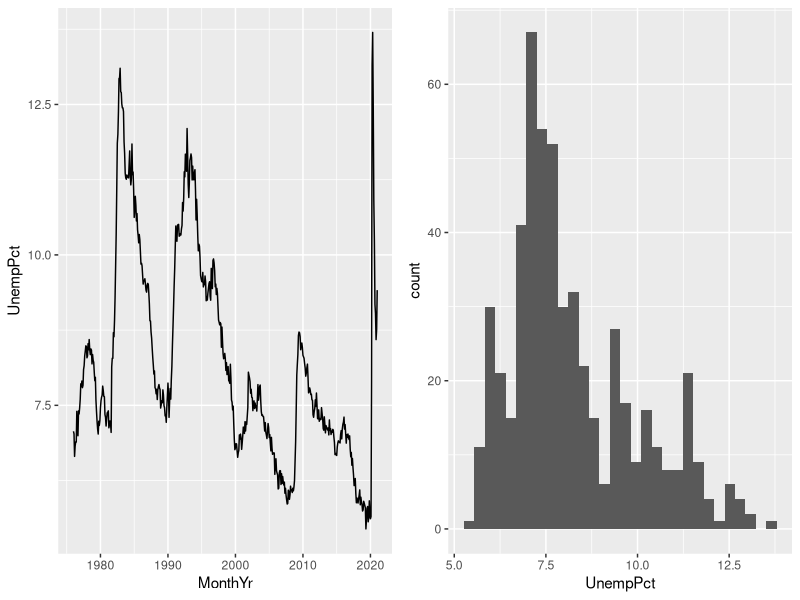
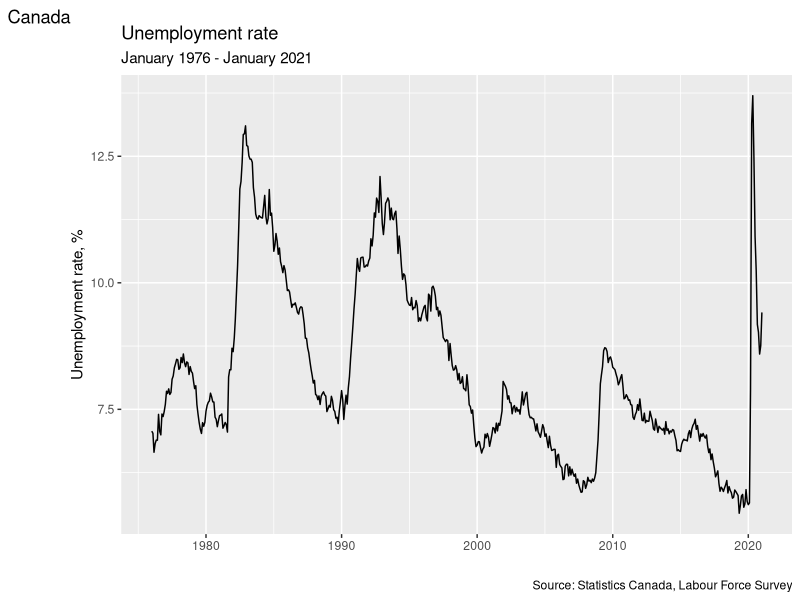
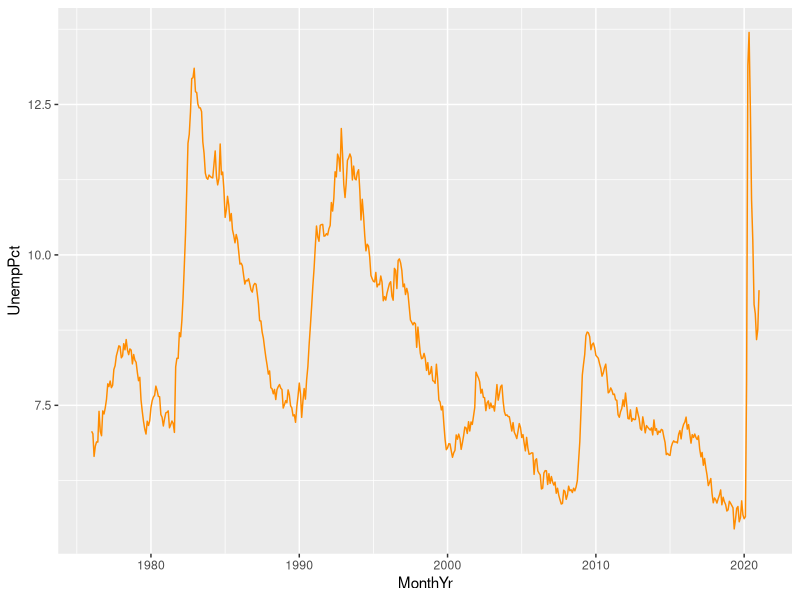
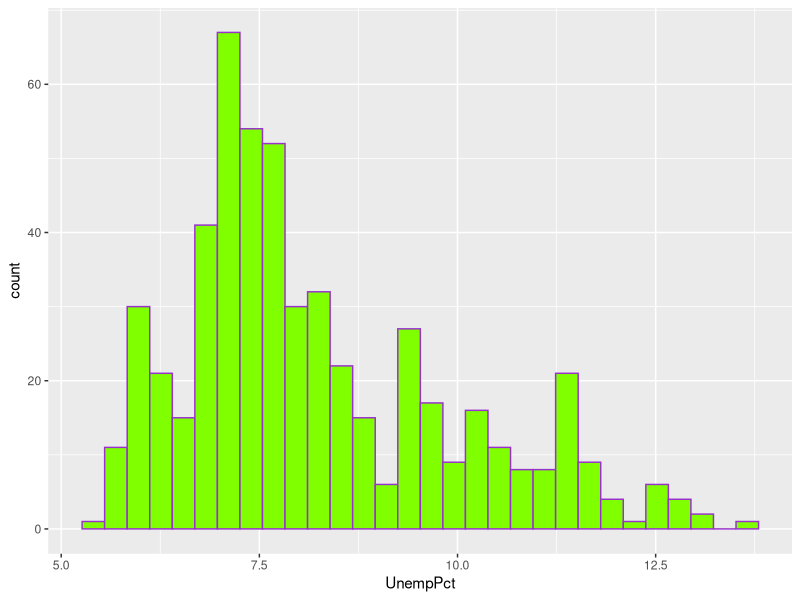
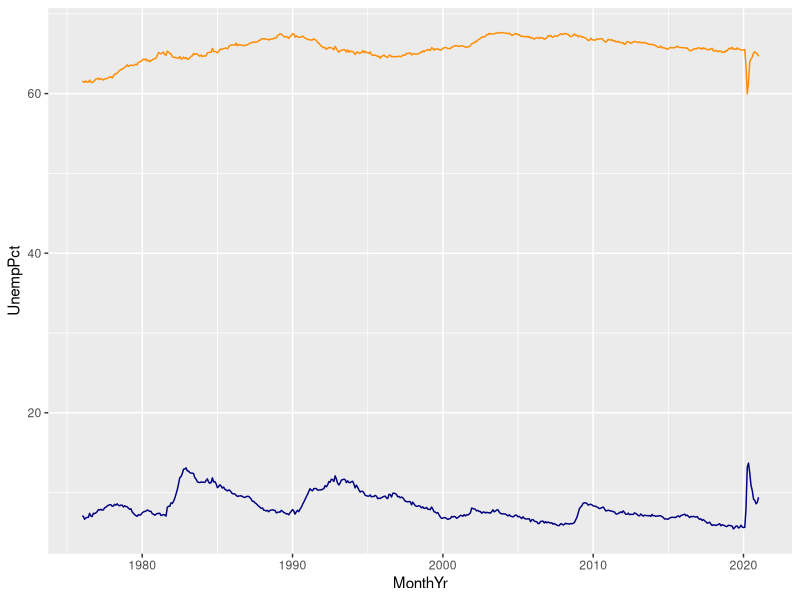
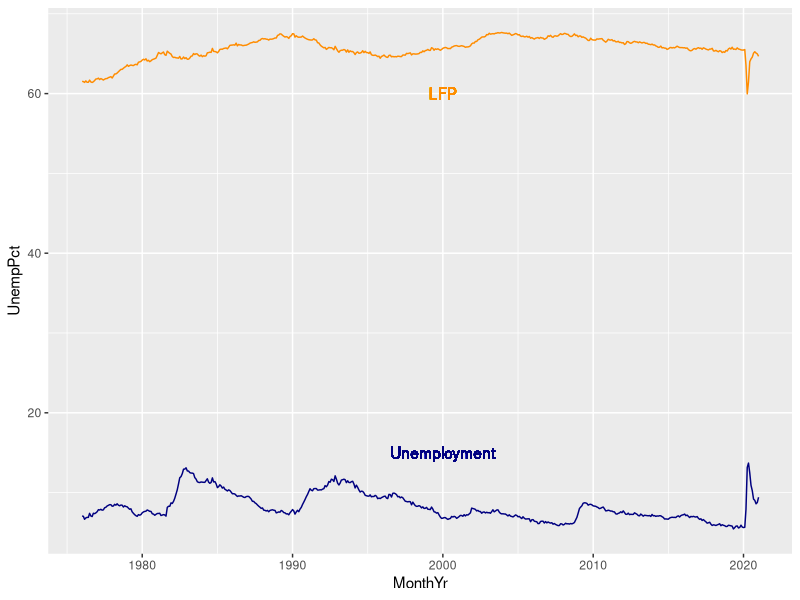
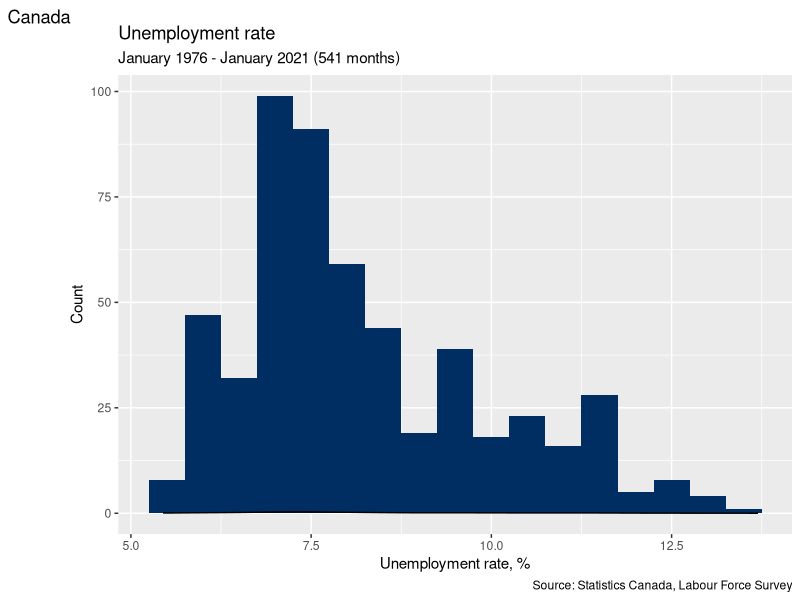
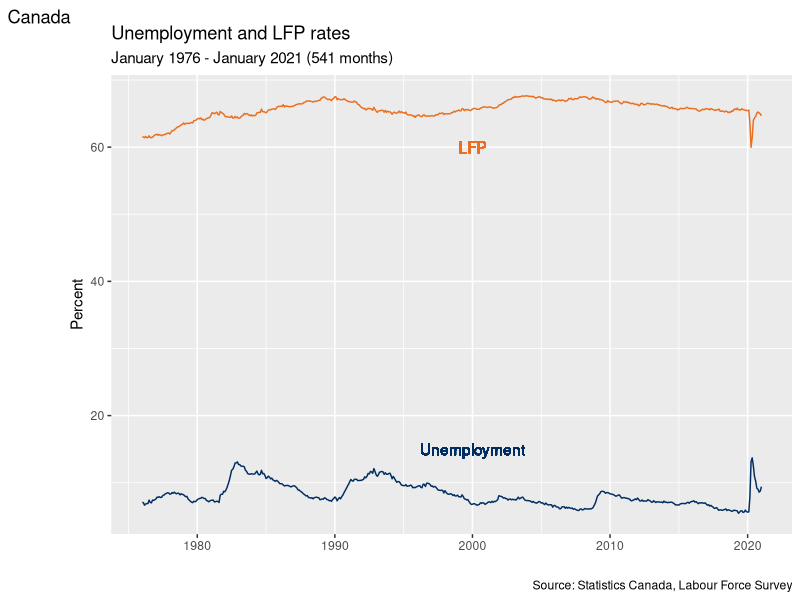

The R source for these figures, in order:
## ---- chunk 1
knitr::opts_chunk$set(echo = TRUE,
                      prompt = FALSE,
                      tidy = FALSE,
                      collapse = TRUE)
library("tidyverse")
library("gridExtra")
EmpData <- read_csv("sampledata/EmploymentData.csv")
## ---- chunk 2
# This is equivalent to names(EmpData)
EmpData %>% names()
# This is equivalent to sqrt(2)
2 %>% sqrt()
# This is equivalent to cat(sqrt(2)," is the square root of 2")
2 %>% sqrt() %>% cat(" is the square root of 2")
## ---- chunk 3
# Change MonthYr to date format
EmpData %>% 
  mutate(MonthYr = as.Date(MonthYr, "%m/%d/%Y"))
## ---- chunk 4
# Add UnempPct and LFPPct
EmpData %>% 
  mutate(UnempPct = 100*UnempRate) %>% 
  mutate(LFPPct = 100*LFPRate)
## ---- chunk 5
print(EmpData)
## ---- chunk 6
# Make permanent changes to EmpData
EmpData <- EmpData %>%
  mutate(MonthYr = as.Date(MonthYr, "%m/%d/%Y")) %>% 
  mutate(UnempPct = 100*UnempRate) %>% 
  mutate(LFPPct = 100*LFPRate)
## ---- chunk 7
print(EmpData)
## ---- chunk 8
# This will give all of the observations with unemployment rates over 12.5%
EmpData %>% 
  filter(UnempPct > 12.5)
## ---- chunk 9
# This will take out all variables except a few
EmpData %>% 
  filter(UnempPct > 12.5) %>%
  select(MonthYr, UnempRate, LFPPct, PrimeMinister)
## ---- chunk 10
# This will sort the rows by unemployment rate
EmpData %>% 
  filter(UnempPct > 12.5) %>%
  select(MonthYr, UnempPct, LFPPct, PrimeMinister) %>%
  arrange(UnempPct)
## ---- chunk 11
# MEAN calculates the mean of a single variable
mean(EmpData$UnempPct)
# VAR calculates the sample variance
var(EmpData$UnempPct)
# SD calculates the standard deviation
sd(EmpData$UnempPct)
# MEDIAN calculates the sample median
median(EmpData$UnempPct)
## ---- chunk 12
EmpData %>%
  select(MonthYr, Population, AnnPopGrowth) %>%
  print(n=15)  # n=15 means print the first 15 rows
## ---- chunk 13
# Some values of AnnPopGrowth are NA, so its mean is also NA
mean(EmpData$AnnPopGrowth)
# The same goes for other statistics:
sd(EmpData$AnnPopGrowth)
var(EmpData$AnnPopGrowth)
median(EmpData$AnnPopGrowth)
## ---- chunk 14
# We can add the na.rm = TRUE argument to drop the missing values
mean(EmpData$AnnPopGrowth, na.rm = TRUE)
# These lines of code will do the same thing:
mean(na.omit(EmpData$AnnPopGrowth))
mean(EmpData$AnnPopGrowth[!is.na(EmpData$AnnPopGrowth)])
## ---- chunk 15
# Mean of each column
EmpData %>%
  select(where(is.numeric)) %>%
  lapply(mean, na.rm = TRUE) 
## ---- chunk 16
# Standard deviation of each column
EmpData %>%
  select(where(is.numeric)) %>%
  lapply(sd, na.rm = TRUE) 
## ---- chunk 17
# COUNT creates a frequency table for discrete variables
EmpData %>% 
  count(PrimeMinister)
## ---- chunk 18
# COUNT and CUT_INTERVAL create a binned frequency table
EmpData %>% 
  count(cut_interval(UnempPct, 6))
## ---- chunk 19
# For two specific columns of data
cov(EmpData$UnempPct, EmpData$LFPPct)
cor(EmpData$UnempPct, EmpData$LFPPct)
## ---- chunk 20
# Covariance matrix for the whole data set (at least the numerical parts)
EmpData %>%
  select(where(is.numeric)) %>%
  cor()
# Correlation matrix for selected variables
EmpData %>%
  select(UnempRate, LFPRate, AnnPopGrowth) %>%
  cor()
## ---- chunk 21
# EmpData has missing data in 1976 for the variable AnnPopGrowth
# Pairwise will only exclude 1976 from calculations involving AnnPopGrowth
EmpData %>%
  select(UnempRate, LFPRate, AnnPopGrowth) %>%
  cor(use = "pairwise.complete.obs")
# Casewise will exclude 1976 from all calculations
EmpData %>%
  select(UnempRate, LFPRate, AnnPopGrowth) %>%
  cor(use = "complete.obs")
## ---- chunk 22
  # The N(0,1) PDF, evaluated at 1.96
  dnorm(1.96)
  # The N(1,4) PDF, evaluated at 1.96
  dnorm(1.96,mean=1,sd=4)
  # The N(0,1) CDF, evaluated at 1.96
  pnorm(1.97)
  # The 97.5 percentile of the N(0,1) CDF
  qnorm(0.975)
  # Four random numbers from the N(0,1) distribution
  rnorm(4)
## ---- chunk 23
p1 <- ggplot(data = EmpData,
             mapping = aes(x = MonthYr,
                           y = UnempPct)) + 
  geom_line() 
p2 <- ggplot(data = EmpData,
             mapping = aes(x = UnempPct)) + 
  geom_histogram(bins=30)
grid.arrange(p1,p2,ncol=2)
## ---- chunk 24
ggplot(data = EmpData,
       aes(x = MonthYr, 
           y =UnempPct)) + 
  geom_line() + 
  labs(title = "Unemployment rate",
      subtitle = "January 1976 - January 2021",
      alt = "Time series of Canada unemployment rate, January 1976 - January 2021",
      caption = "Source: Statistics Canada, Labour Force Survey",
      tag = "Canada") +
  xlab("") +
  ylab("Unemployment rate, %")
## ---- chunk 25
ggplot(data = EmpData,
       aes(x = MonthYr, 
           y = UnempPct)) + 
  geom_line(col = "darkorange")
## ---- chunk 26
ggplot(data = EmpData,
       aes(x = UnempPct)) + 
  geom_histogram(col = "darkorchid",
                 fill = "chartreuse")
## ---- chunk 27
ggplot(data = EmpData,
       aes(x = MonthYr, 
           y = UnempPct)) + 
  geom_line(col = "navyblue") +
  geom_line(aes(y = LFPPct),
            col = "darkorange")
## ---- chunk 28
ggplot(data = EmpData,
       aes(x = MonthYr)) + 
  geom_line(aes(y = UnempPct),
            col = "navyblue") +
  geom_text(x = as.Date("1/1/2000", "%m/%d/%Y"),
            y = 15,
            label = "Unemployment",
            col = "navyblue") +
  geom_line(aes(y = LFPPct),
            col = "darkorange") +
  geom_text(x = as.Date("1/1/2000", "%m/%d/%Y"),
            y = 60,
            label = "LFP",
            col = "darkorange")
## ---- chunk 29
# Use RGB codes to exactly match the color scheme of this book
AstroBlue <- "#002D62"
AstroOrange <- "#EB6E1F"
# Fancy histogram
ggplot(data = EmpData,
       aes(x = UnempPct)) + 
  geom_histogram(binwidth = 0.5,
                 fill = AstroBlue) +
  geom_density() +
  labs(title = "Unemployment rate",
      subtitle = paste("January 1976 - January 2021 (",
                     nrow(EmpData),
                     " months)",
                     sep = "",
                     collapse = ""),
      alt = "Histogram of Canada unemployment rate, January 1976 - January 2021",
      caption = "Source: Statistics Canada, Labour Force Survey",
      tag = "Canada") +
  xlab("Unemployment rate, %") +
  ylab("Count")
## ---- chunk 30
# Use RGB codes to exactly match color scheme of this book
AstroBlue <- "#002D62"
AstroOrange <- "#EB6E1F"
# Fancy time series plot
ggplot(data = EmpData,
       aes(x = MonthYr)) + 
  geom_line(aes(y = UnempPct),
            col = AstroBlue) +
  geom_text(x = as.Date("1/1/2000", "%m/%d/%Y"),
            y = 15,
            label = "Unemployment", col=AstroBlue) +
  geom_line(aes(y = LFPPct),
            col = AstroOrange) +
  geom_text(x = as.Date("1/1/2000", "%m/%d/%Y"),
            y = 60,
            label = "LFP",
            col = AstroOrange) +
  labs(title = "Unemployment and LFP rates",
      subtitle = paste("January 1976 - January 2021 (",
                     nrow(EmpData),
                     " months)",
                     sep = "",
                     collapse = ""),
      alt = "Time series of Canada unemployment and LFP, January 1976 - January 2021",
      caption = "Source: Statistics Canada, Labour Force Survey",
      tag = "Canada") +
  xlab("") +
  ylab("Percent")
## ---- chunk 31
ggplot(data = EmpData,
       aes(x = UnempPct,
           y = LFPPct)) +
  geom_point()
## ---- chunk 32
# Round UnempPct and LFPPct to nearest integer
RoundedEmpData <- EmpData %>% 
  mutate(UnempPct = round(UnempPct)) %>% 
  mutate(LFPPct = round(LFPPct))
## ---- chunk 33
# Create graph using rounded data
ggplot(data = RoundedEmpData, 
       aes(x = UnempPct,
           y = LFPPct)) + 
  geom_point(col = "darkorange")
## ---- chunk 34
ggplot(data = RoundedEmpData,
       aes(x = UnempPct,
           y = LFPPct)) + 
  geom_point(col = "darkorange") +
  geom_jitter(size = 0.5, 
              col = "navyblue")
## ---- chunk 35
# Party is discrete/categorical, so each value is represented by a distinct color
ggplot(data = EmpData,
       aes(x = UnempPct,
           y = LFPPct,
           col = Party)) + 
  geom_point()
# MonthYr is (nearly) continuous, so values are represented along a spectrum
ggplot(data = EmpData,
       aes(x = UnempPct,
           y = LFPPct,
           col = MonthYr)) + 
  geom_point()
## ---- chunk 36
ggplot(data = EmpData,
       aes(x = UnempPct,
           y = LFPPct,
           col = Party,
           shape = Party)) + 
  scale_color_manual(values=c("deepskyblue", "red", "gray")) +
  geom_point()
## ---- chunk 37
ggplot(data = EmpData,
       aes(x = UnempPct,
           y = LFPPct)) + 
 geom_point(size = 0.5) +
  stat_summary_bin(fun = 'mean', 
                   bins=20,
                   col = "darkorange",
                   size = 3, 
                   geom = 'point') +
  stat_summary_bin(fun = 'mean', 
                   bins = 20,
                   col = "darkorange",
                   linewidth = 0.5, 
                   geom = 'line')
## ---- chunk 38
ggplot(data = EmpData,
       aes(x = UnempPct,
           y = LFPPct)) + 
  geom_point(size = 0.5) +
  stat_summary_bin(fun = 'mean', 
                   bins = 4,
                   col = "navyblue",
                   linewidth = 0.75, 
                   geom = 'line') +
  stat_summary_bin(fun = 'mean', 
                   bins = 20,
                   col = "darkorange",
                   linewidth = 0.75, 
                   geom = 'line') +
  stat_summary_bin(fun = 'mean', 
                   bins = 100,
                   col = "lightblue",
                   linewidth = 1.0, 
                   geom = 'line') +
  geom_text(x = 13.8,
            y = 64.1,
            label = "4 bins",
            col = "navyblue") +
  geom_text(x = 13.8,
            y = 62.5,
            label = "20 bins",
            col = "darkorange") +
  geom_text(x = 13.8,
            y = 60,
            label = "100 bins",
            col = "lightblue")
## ---- chunk 39
ggplot(data = EmpData,
       aes(x = UnempRate,
           y = LFPRate)) + 
  geom_point(size = 0.5) +
  geom_smooth()
## ---- chunk 40
ggplot(data = EmpData,
       aes(x = UnempPct,
           y = LFPPct)) + 
  geom_point(size = 0.5) +
  geom_smooth(method = "lm") 
## ---- chunk 41
ggplot(data = EmpData,
       aes(x = UnempPct,
           y = LFPPct)) + 
  geom_point(size = 0.5) +
  geom_smooth(col = "darkorange") +
  geom_smooth(method = "lm",
              col = "navyblue")
